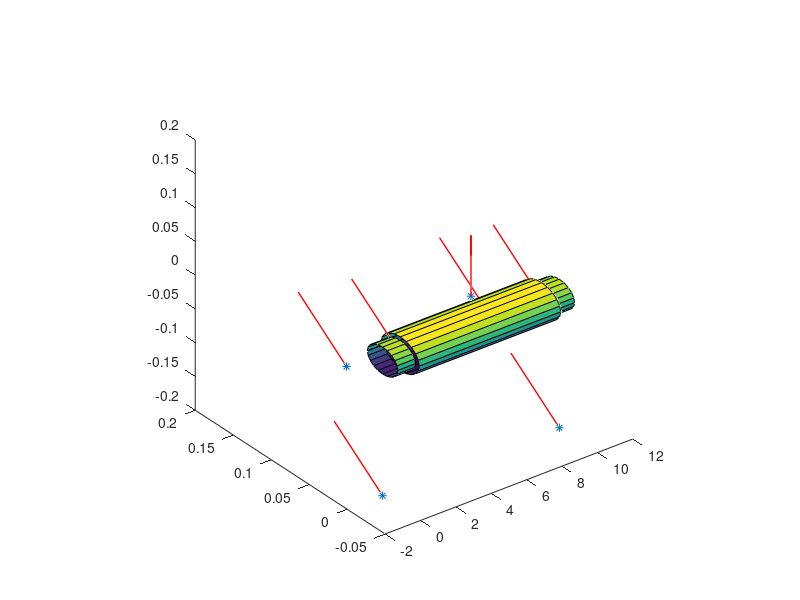
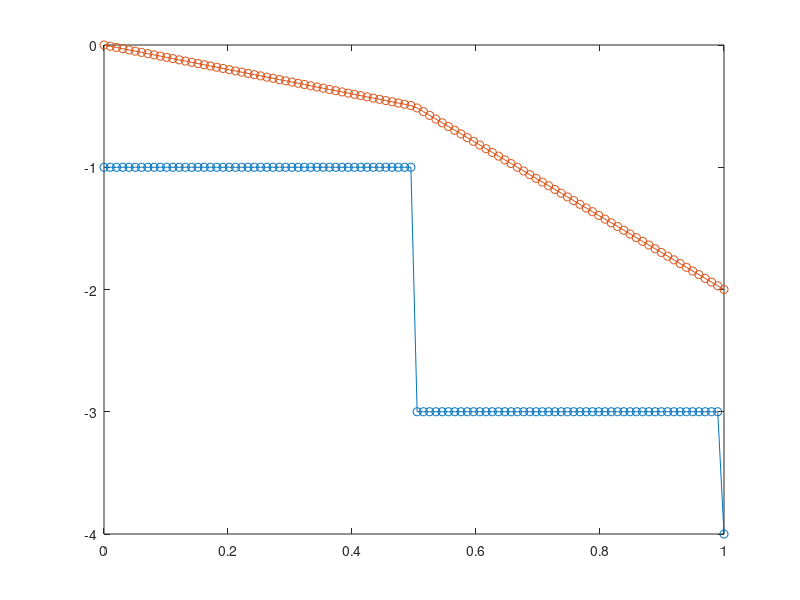

Reproduce these figures in MATLAB, in order.
clear all; clc; close all;

%Inputdata
L = 10;

%Radiuses
axle_main_radius = 0.05/2;
axle_secondary_radius = axle_main_radius * 0.8;
chain_radius = axle_main_radius + 0.02; %rd
wheel_radius = 0.4/2; %Dd
brake_disk_radius = wheel_radius/2; % rb

%Positions
bearing_pos = 1; %b1
brake_disk_pos = 1;



%Forces
bearing_force_N = 20 * [0; 1; 1] / sqrt(2); % Actual values later
wheel_drive_force_N = 20 * [0; 0; 1];
wheel_normal_force_N = 20 * [0; 1; 0];
braking_force_N = 20 * [0; 1; 1] / sqrt(2);
chain_force_N = 20 * [0; 0; 1];

%Act points
wheel_act_point_left = [0; 0; -wheel_radius];
bearing_act_point_left = [bearing_pos; 0; 0];
brake_act_point_left = [brake_disk_pos; brake_disk_radius/sqrt(2); -brake_disk_radius/sqrt(2)];
chain_act_point = [L/2; 0; chain_radius];
brake_act_point_right = [L-brake_disk_pos; brake_disk_radius/sqrt(2); -brake_disk_radius/sqrt(2)];
bearing_act_point_right = [L-bearing_pos; 0; 0];
wheel_act_point_right = [L; 0; -wheel_radius];

wheel_total_force_N = wheel_normal_force_N + wheel_drive_force_N;


force_matrix = [wheel_total_force_N, bearing_force_N, braking_force_N, chain_force_N, braking_force_N, bearing_force_N, wheel_total_force_N];
act_point_matrix = [wheel_act_point_left, bearing_act_point_left, brake_act_point_left, chain_act_point, brake_act_point_right, bearing_act_point_right, wheel_act_point_right];

%Cross section information
cross_section_radiuses = [axle_secondary_radius, axle_main_radius, axle_secondary_radius];
cross_section_locations = [0, bearing_pos, L-bearing_pos];
% cross_section_moment_of_inertias = [
%     0, 0, 0;
%     axle_secondary_radius, axle_main_radius, axle_secondary_radius;
%     axle_secondary_radius, axle_main_radius, axle_secondary_radius
% ].^4 * pi / 4;

% cross_section_areas = [axle_secondary_radius, axle_main_radius, axle_secondary_radius].^2 * pi;










%Main program

disp(force_matrix);
disp(act_point_matrix);

plot3(act_point_matrix(1, :), act_point_matrix(2, :), act_point_matrix(3, :), '*');
for i = 1:length(force_matrix)
    act_point = act_point_matrix(:, i);
    force = force_matrix(:, i);
    
    %Normalize force
    force = force / norm(force);
    force = force * 0.1;
    
    hold on;
    quiver3(act_point(1), act_point(2), act_point(3), force(1), force(2), force(3), 'r','LineWidth',1);
end

%Draw cylinders
%Main cylinder
hold on;
[X,Y,Z] = cylinder(axle_main_radius);
surf(Z*(L - 2 * bearing_pos) + bearing_pos, X, Y);

%Secondary cylinders
hold on;
[X,Y,Z] = cylinder(axle_secondary_radius);
surf(Z*bearing_pos, X, Y);
hold on;
surf(Z*bearing_pos + L -bearing_pos, X, Y);



pbaspect([1,1,1]);



function ret = calc_cross_section_forces(x_points, force_matrix, act_point_matrix)
    T = [];
    M = [];
    for x = x_points
        cross_section_pos = [x; 0; 0];
        forces = [];
        
        [~, cols] = size(act_point_matrix);
        %Get forces left of x
        for i = 1:cols
            if act_point_matrix(1, i) - x <= 0
                forces = [forces, force_matrix(:, i)];
            end
        end

        [~, cols] = size(forces);
        moments = zeros(size(forces));
        for i = 1:cols
            moments(:,i) = cross(act_point_matrix(:,i) - cross_section_pos, forces(:, i));
        end
        
        T = [T, -[sum(forces(1,:)); sum(forces(2,:)); sum(forces(3,:))]];
        M = [M, -[sum(moments(1,:)); sum(moments(2,:)); sum(moments(3,:))]];
    end 
    ret.T = T;
    ret.M = M;
end

function ret = calc_cross_section_stress(x_points, cross_section_forces, cross_section_moments, cross_section_radiuses, cross_section_locations)
    stress_matrixes = zeros(3, 3, length(x_points));
    cross_section_moment_of_inertias = [
        0, 0, 0;
        cross_section_radiuses;
        cross_section_radiuses
    ].^4 * pi ./ 4;
    cross_section_areas = pi * cross_section_radiuses.^2;
    
    for i = 1:length(x_points)
        %Normal stress
        z_coordinate = 0.1;
        y_coordinate = 0.1;
        
        cs_force = cross_section_forces(:, i);
        cs_moment = cross_section_moments(:, i);
        cs_radius = cross_section_radiuses(1);
        cs_area = cross_section_areas(1);
        cs_inertia = cross_section_moment_of_inertias(:, 1);

        stress_xx = cs_force(1) / cs_area + y_coordinate * cs_moment(2) / cs_inertia(2) + z_coordinate * cs_moment(3) / cs_inertia(3);

        %Shear stress
        % stress_xz = 4/3 * cs_force / cs_area;
        % stress_xy = 4/3 * cs_force / cs_area;
        %Stress xz = force-z direction - force y-direction
        stress_xz = 4*cs_force(3) / (3*pi * cs_radius.^4) * (cs_radius.^2 - z_coordinate.^2) + 4*cs_force(2) / (3*pi * cs_radius.^4) * z_coordinate*y_coordinate;
        stress_xy = 4*cs_force(2) / (3*pi * cs_radius.^4) * (cs_radius.^2 - y_coordinate.^2) - 4*cs_force(3) / (3*pi * cs_radius.^4) * y_coordinate*z_coordinate;
        % stress_xy = -4 * cs_force(q) / (3 * pi * cs_radius.^4) * y_coordinate * z_coordinate;

        % stress_twist = G * Mv / Kr * r
        stress_twist_magnitude = sqrt(y_coordinate.^2 * z_coordinate.^2) * cs_moment(1) / (cs_radius.^4 * pi / 2);
        stress_twist = [0; -z_coordinate; y_coordinate];
        stress_twist = stress_twist_magnitude * stress_twist / norm(stress_twist);
        disp("Stress twist:   ");
        disp(stress_twist);

        stress_matrix = [
            stress_xx, stress_xy, stress_xz;
            stress_xy, 0, 0;
            stress_xz, 0, 0
        ];
        stress_matrixes(:,:,i) = stress_matrix;
        end

    ret = stress_matrixes;
end

force_matrix = [
    0, 0, 0;
    0, 0, 0;
    1, 2, 1;
];
act_point_matrix = [
    0, 0.5, 1;
    0, 0, 0;
    0, 0, 0;
];

xx = linspace(0, 1, 100);

result = calc_cross_section_forces(xx, force_matrix, act_point_matrix)
disp(result.T)
disp(result.M)
f2 = figure;
plot(xx, result.T(3,:), 'o-');
hold on;
plot(xx, result.M(2,:), 'o-');
hold on;

% result = calc_cross_section_forces(0, force_matrix, act_point_matrix);
% disp(result.T)
% disp(result.M)

result = calc_cross_section_stress(0.3, result.T, result.M, cross_section_radiuses, cross_section_locations);
disp("Stress matrixes: ")
disp(result);